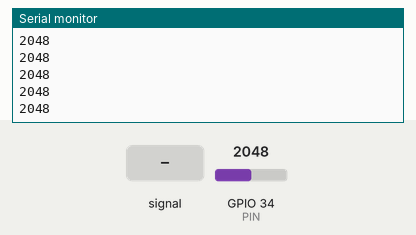
Bench run of a sketch on a simulated ESP32. Parts: the last lines printed to the serial monitor. Inputs (shaded band) come from the test bench; at power-on: GPIO 34 (PIN) = 2048 (analog values on the 0–4095 scale).

Above: at 1.2 s.
1.3 s: GPIO 34 (PIN) fed a 200 Hz sine of ±327 counts around its level
At 2.1 s:
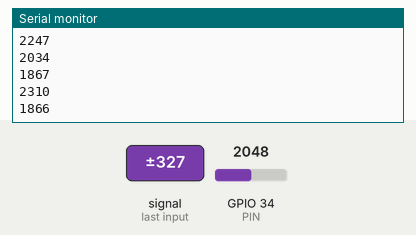
2.8 s: GPIO 34 (PIN) set to 2866
At 3.9 s:
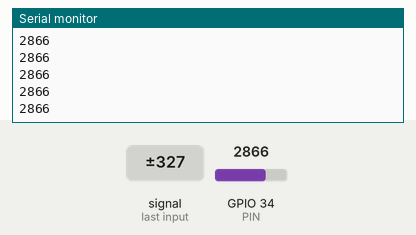
4.3 s: GPIO 34 (PIN) fed a 1000 Hz sine of ±1023 counts around its level
Timing chart, 0 to 4.6 s (numbered marks = the images above; inputs shaded):
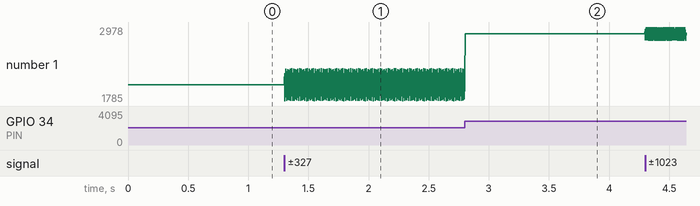

Measured:
- after the input at 1.3 s, the serial monitor: prints a new line at once (image 1)
- plotted number 1: 2048 → 1944 after the input at 1.3 s

The sketch:

hall49e_test.ino
```cpp
// ТЕСТ ДАТЧИКА ХОЛЛА 49E (SS49E/OH49E) — замена AS5600 на стенде струны?
// Стример для websim/struna_pult.html (тот же формат, что struna_test)
//
// Подключение (49E плоской стороной с надписью к себе, ножки вниз):
//   ножка 1 (левая)  -> 3V3
//   ножка 2 (средняя) -> GND
//   ножка 3 (правая)  -> GPIO34 (ADC)
// Датчик под магнитом плоской стороной к нему, зазор 2-3 мм.
//
// Шлёт ~1000 значений ADC (0..4095) в секунду; покой ~2048 (середина).

const int PIN = 34;                    // ADC1_CH6, только вход

void setup() {
  Serial.begin(115200);
  analogReadResolution(12);            // 0..4095 — как у AS5600
  analogSetPinAttenuation(PIN, ADC_11db);   // полный размах до ~3.3 В
  Serial.println("# 49E на GPIO34: покой ~2048, поле сдвигает вверх/вниз");
}

void loop() {
  static uint32_t next_us = 0;
  uint32_t now = micros();
  if (now < next_us) return;
  next_us = now + 1000;                // 1000 выборок/сек
  uint32_t s = 0;                      // усреднение 16 замеров:
  for (int i = 0; i < 16; i++) s += analogRead(PIN);   // шум ADC вниз ~4x
  Serial.println(s >> 4);
}
```
